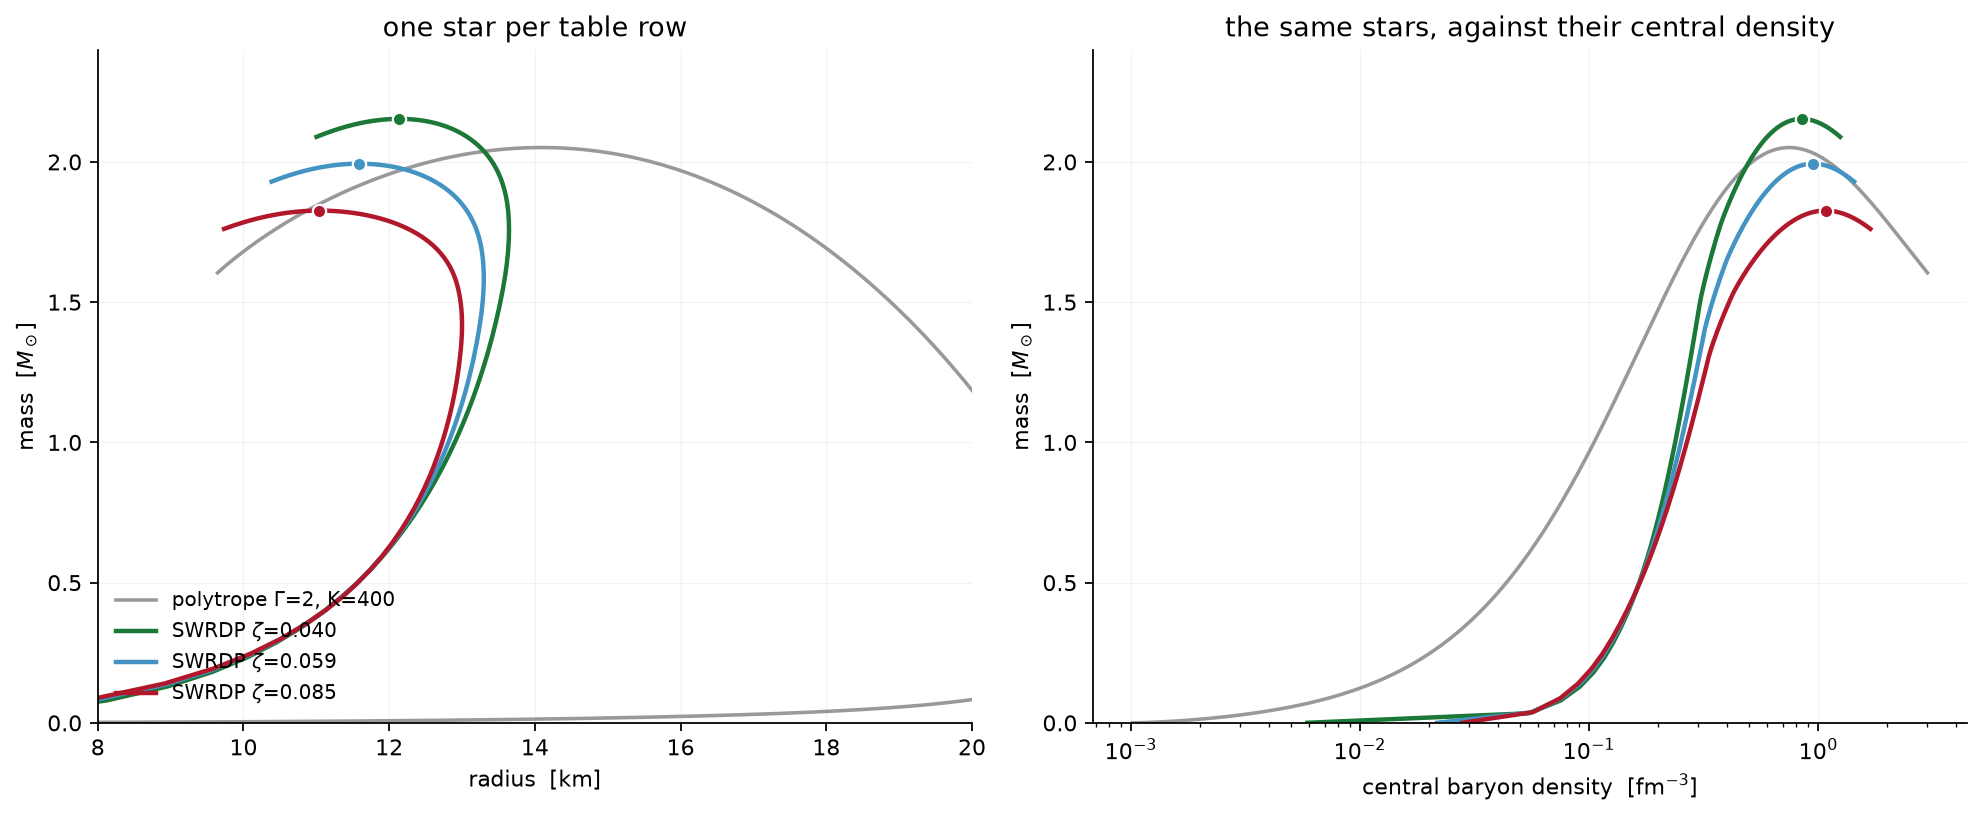

Generate this figure with Python:
"""Mass-radius by sweeping the equation-of-state table row by row.

This mirrors the structure of the original Fortran code. The table serves
two purposes at once:

  1. it is interpolated between rows during the TOV integration, and
  2. each row is itself used as a central density for one star.

So the loop is simply "for every row in the table, build a star". No
separate grid of central pressures has to be invented, and the resolution
of the mass-radius curve is inherited directly from the resolution of the
equation of state.

Run:  .venv/bin/python playground/mass_radius_table_sweep.py
"""

import matplotlib.pyplot as plt
import numpy as np

from tov_solver.eos import SWRDP, Polytrope
from tov_solver.eos.base import EoSTable
from tov_solver.structure import solve_tov


def sweep(table: EoSTable, stride: int = 1):
    """One star per table row.

    Parameters
    ----------
    table
        The equation of state. Row ``i`` supplies the central pressure.
    stride
        Take every ``stride``-th row. The SWRDP tables carry ten thousand
        rows and one TOV integration each would take minutes, so for those
        a stride of fifty or so is sensible. The polytrope's five hundred
        rows are fine at stride one.

    Returns
    -------
    central_density, mass, radius
        Arrays over the rows that produced a valid star.
    """
    n_c, masses, radii = [], [], []

    # Row zero is the surface of the table: there is no pressure below it to
    # integrate down to, so a star centred there has nowhere to go.
    for i in range(1, len(table), stride):
        p_c = float(table.pressure[i])
        try:
            star = solve_tov(table, p_c)
        except (ValueError, RuntimeError):
            continue
        n_c.append(float(table.baryon_density[i]))
        masses.append(star.mass)
        radii.append(star.radius)

    return np.array(n_c), np.array(masses), np.array(radii)


# --------------------------------------------------------------------------
# 1. Polytrope -- 500 rows, sweep all of them
# --------------------------------------------------------------------------

poly = Polytrope(gamma=2.0, kappa=400.0, density_max=3.0).table()
n_poly, m_poly, r_poly = sweep(poly)

peak = int(m_poly.argmax())
print("POLYTROPE  Gamma = 2, K = 400")
print(f"  rows in table        : {len(poly)}")
print(f"  stars built          : {len(m_poly)}")
print(f"  maximum mass         : {m_poly[peak]:.4f} Msun")
print(f"  radius there         : {r_poly[peak]:.3f} km")
print(f"  central density there: {n_poly[peak]:.4f} fm^-3")

print(f"\n  {'row n_c':>10} {'M':>9} {'R':>9}")
for i in range(0, len(n_poly), len(n_poly) // 10):
    mark = "  <- max" if i <= peak < i + len(n_poly) // 10 else ""
    print(f"  {n_poly[i]:10.4f} {m_poly[i]:9.4f} {r_poly[i]:9.3f}{mark}")


# --------------------------------------------------------------------------
# 2. SWRDP -- ten thousand rows, so take every fiftieth
# --------------------------------------------------------------------------

print("\nSWRDP")
print(f"  {'zeta':>6} {'rows':>7} {'stars':>7} {'M_max':>9} {'R at max':>9} {'n_c at max':>11}")

curves = {}
for zeta in (0.040, 0.059, 0.085):
    table = SWRDP(zeta=zeta).table()
    n_c, mass, radius = sweep(table, stride=50)
    curves[zeta] = (n_c, mass, radius)
    i = int(mass.argmax())
    print(f"  {zeta:6.3f} {len(table):7d} {len(mass):7d} "
          f"{mass[i]:9.4f} {radius[i]:9.3f} {n_c[i]:11.4f}")


# --------------------------------------------------------------------------
# plot
# --------------------------------------------------------------------------

fig, (ax_mr, ax_nc) = plt.subplots(1, 2, figsize=(12.5, 5.2))

ax_mr.plot(r_poly, m_poly, color="0.6", lw=1.6, label=r"polytrope $\Gamma$=2, K=400")
ax_nc.plot(n_poly, m_poly, color="0.6", lw=1.6)

for zeta, colour in zip(sorted(curves), ["#1b7837", "#4393c3", "#b2182b"], strict=True):
    n_c, mass, radius = curves[zeta]
    i = int(mass.argmax())
    ax_mr.plot(radius, mass, color=colour, lw=2.0, label=rf"SWRDP $\zeta$={zeta:.3f}")
    ax_mr.plot(radius[i], mass[i], "o", color=colour, ms=6, mec="white")
    ax_nc.plot(n_c, mass, color=colour, lw=2.0)
    ax_nc.plot(n_c[i], mass[i], "o", color=colour, ms=6, mec="white")

ax_mr.set_xlabel("radius  [km]")
ax_mr.set_ylabel(r"mass  [$M_\odot$]")
ax_mr.set_title("one star per table row")
ax_mr.set_xlim(8, 20)
ax_mr.set_ylim(0, 2.4)
ax_mr.legend(frameon=False, fontsize=9, loc="lower left")

ax_nc.set_xlabel(r"central baryon density  [fm$^{-3}$]")
ax_nc.set_ylabel(r"mass  [$M_\odot$]")
ax_nc.set_title("the same stars, against their central density")
ax_nc.set_xscale("log")
ax_nc.set_ylim(0, 2.4)

for ax in (ax_mr, ax_nc):
    ax.spines[["top", "right"]].set_visible(False)
    ax.grid(alpha=0.15, lw=0.6)

fig.tight_layout()
fig.savefig("./playground/mass_radius_table_sweep.png", dpi=160, bbox_inches="tight")
print("\nwrote mass_radius_table_sweep.png")
